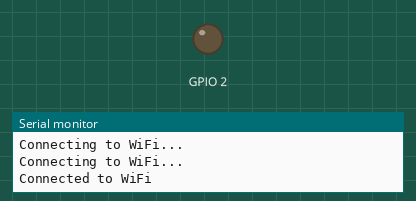
Recording of a sketch running on a simulated ESP8266 (NodeMCU). On the bench: output pins drawn as LEDs (lit = HIGH), the last lines printed to the serial monitor. WiFi joins after 1.5 s; servers stay silent unless stated; uploads are accepted with an empty reply.

Above: at 2.1 s.
At 4.7 s:
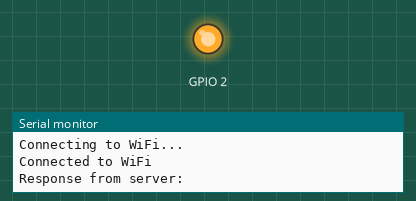
Timing chart, 0 to 8.8 s (numbered marks = the images above):
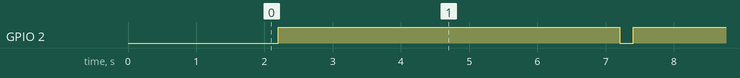

Measured:
- by itself, GPIO 2: alternates HIGH for 5.0 s and LOW for 0.20 s

The sketch:

poster.ino
```cpp
#include <ESP8266HTTPClient.h>
#include <ESP8266WiFi.h>

const char *ssid = "home_ap";
const char *password = "mohanad2001-loay2004";
const char *serverUrl = "http://192.168.1.5:5000/update_sensor_data";

void setup() {
  Serial.begin(115200);
  WiFi.begin(ssid, password);
  pinMode(2, OUTPUT);
  while (WiFi.status() != WL_CONNECTED) {
    delay(1000);
    Serial.println("Connecting to WiFi...");
  }
  Serial.println("Connected to WiFi");
}

void loop() {
  WiFiClient client;  // Create a WiFiClient object
  HTTPClient http;
  http.begin(client, serverUrl);  // Use begin(WiFiClient, url) here
  http.addHeader("Content-Type", "application/json");

  String jsonData = "{\"sensor_value\": 123}";
  int httpCode = http.POST(jsonData);

  if (httpCode == HTTP_CODE_OK) {
    String payload = http.getString();
    Serial.println("Response from server: " + payload);
    digitalWrite(2, HIGH);

  } else {
    Serial.println("Failed to update sensor data. HTTP code: " + String(httpCode));
  }

  http.end();

  delay(5000);
  digitalWrite(2, LOW);  // Adjust the delay according to your needs
}

/*
const char *ssid = "home_ap";
const char *password = "mohanad2001-loay2004";
const char *serverUrl = "http://192.168.1.5:5000/update_sensor_data";
*/
```
